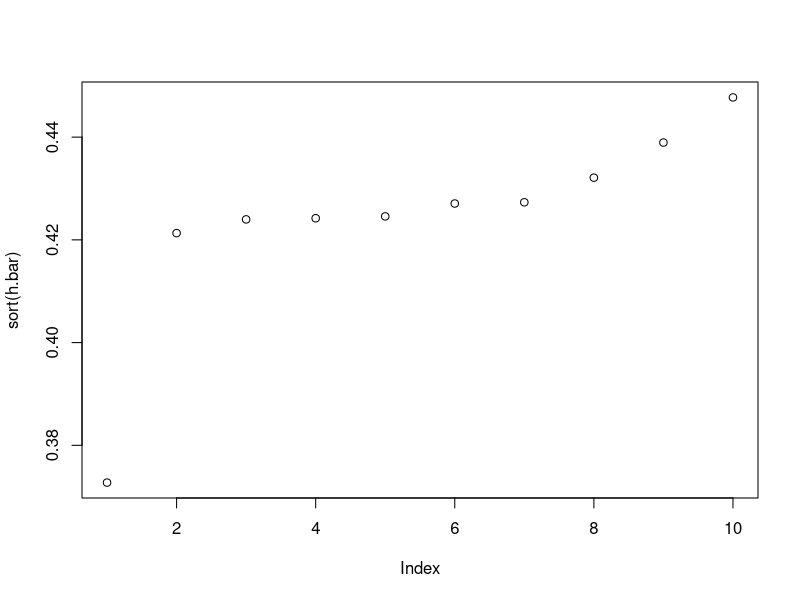
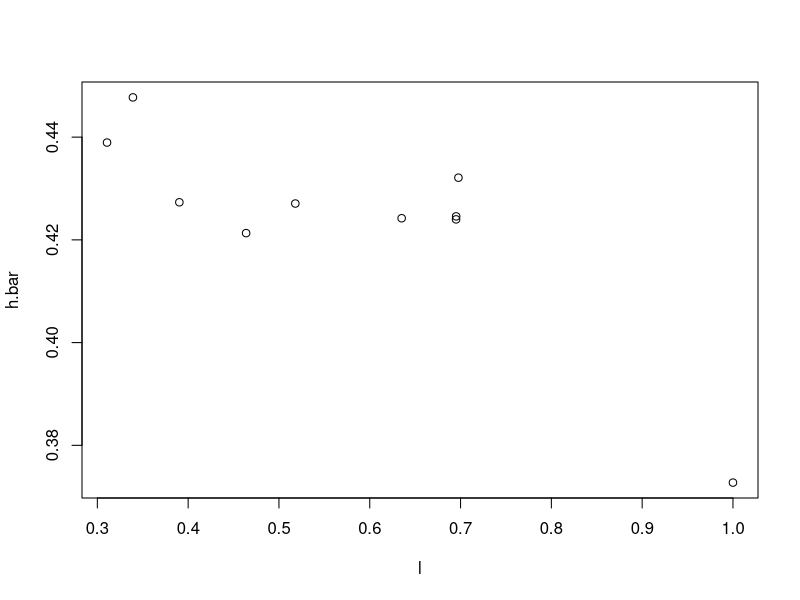
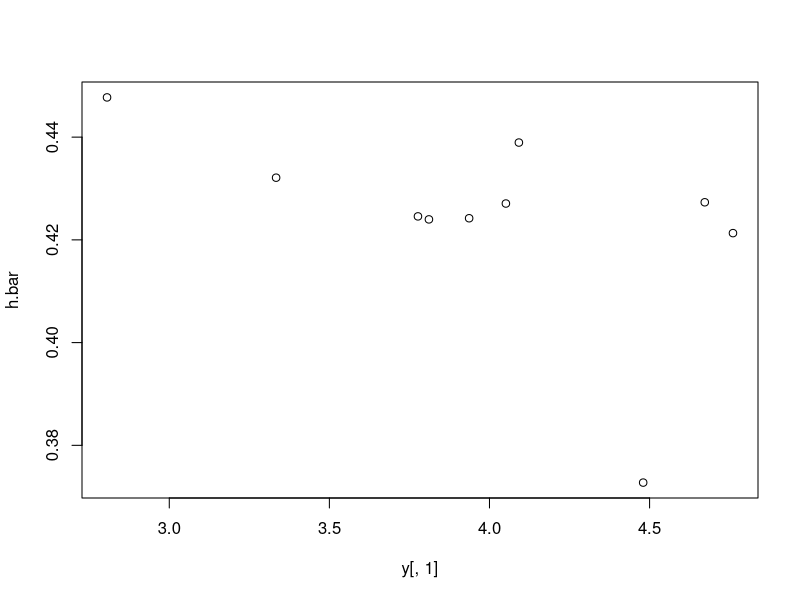
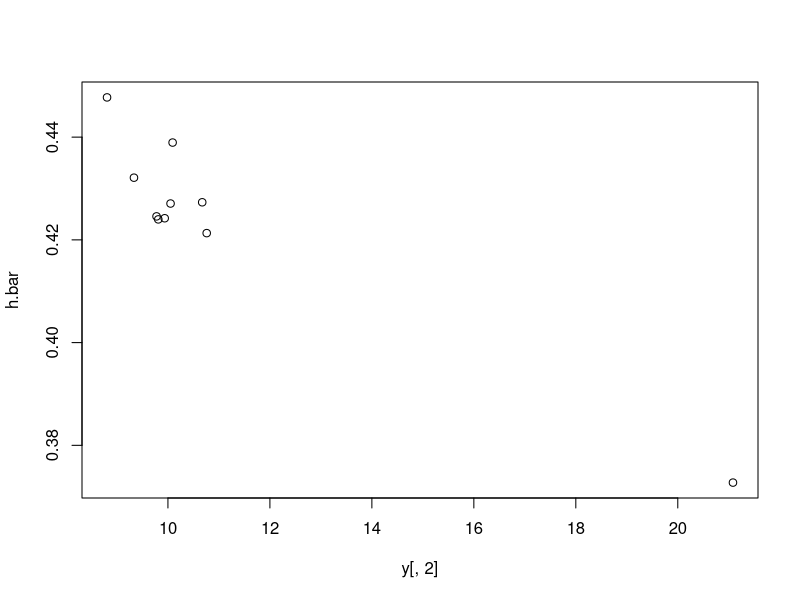
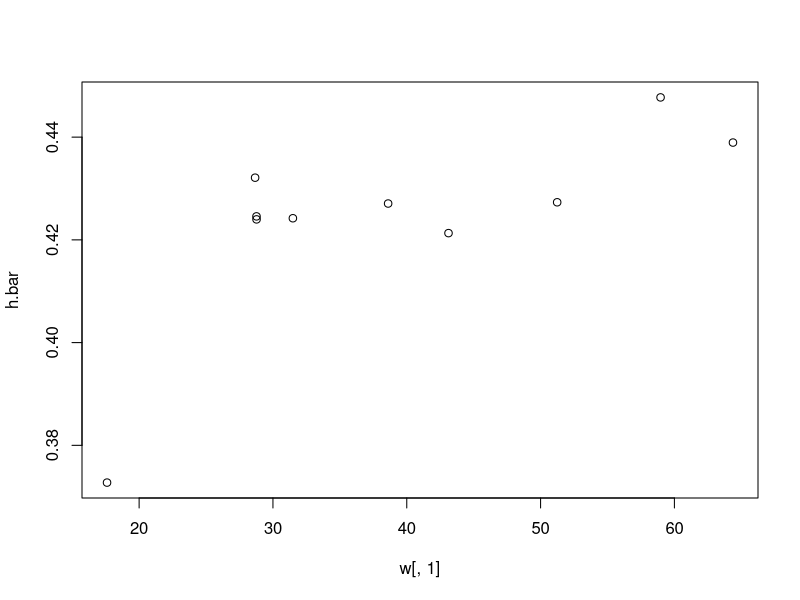
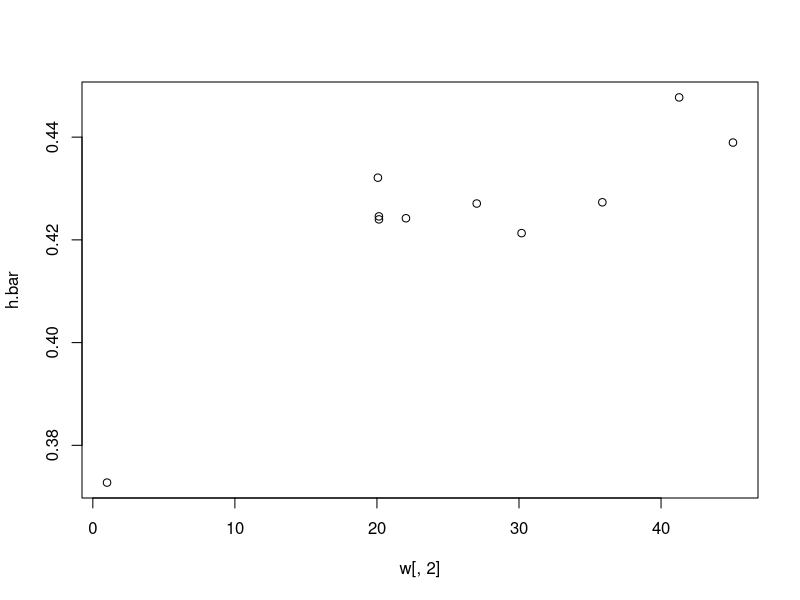

Write the R code that produced these figures, in order.
#Very simple
# 12 Feb, with correct(ing) (y,w)
n <- 10

# EAch indv has one kink in their budget constraint (including linear as a special case)
j <- round(rep(2, n) )
y <- matrix(NA, nrow=n, ncol=j[1])
w <- matrix(NA, nrow=n, ncol=j[1])
y[,1] <- pmax(0, rnorm(n, 4, .5))
w[,1] <- pmax(10, rnorm(n, 40, 20))
# kink is when labor tax kicks in
kink <- 20
tax.r <- .3
l <- pmin(1, kink/w[,1])
w[(l<1),2] <- w[(l<1),1]*(1-tax.r)
w[(l==1),2] <- 1
y[,2] <- l*(w[,1]-w[,2]) + y[,1]

cbind(y,w,l)


# V is the Cobb-douglas parameter (1-\alpha), drawn here from uniform
v.mean <- 0
v.sigm <- 1
v <- round(runif(n, 0, 1),1)

# # as mentioned above, pi is cobb-douglas. Allows pi.bar (mean over V), pi.inv and mu to be easily computed
pi <- function(y,w,v){ (v*(w+y)-y)/w }

pi.bar.fn <- function(y,w){  (1/2*(w+y)-y)/w   }
pi.inv.fn <- function(y,w,l) { (w*l+y)/(w+y)}
mu.fn <- function(y,w,l){ -1/2*(w*l+y)^2/(w*(w+y))}

# pi.bar <- pi.bar.fn(y[,2],w[,2])
# mu <- mu.fn(y,w,rep(l))

h.bar.fn <- function(y,w,l){ pi.bar.fn(y[,2],w[,2]) + mu.fn(y,w,rep(l))[,1] - mu.fn(y,w,rep(l))[,2]}
h.bar <- h.bar.fn(y,w,l)
plot(sort(h.bar))

# # here are some plots for interest
plot(l,h.bar)
plot(y[,1],h.bar)
plot(y[,2],h.bar)
plot(w[,1],h.bar)
plot(w[,2],h.bar)
# 
# 
# # Estimation
# h data is generated now
h <- pmax(.5, rnorm(n, .58, .1))
# # plot(sort(h-h.bar))
# # plot(sort(h))
# 
# # basis has just increasing powers, up to k
# k <- 2
# P <- matrix(NA, nrow=n, ncol= k*2)
# for (i in 1:k){
# P[,i] <- (y*w)[,2]^(i)
# P[,k+i] <- (l*(y[,1]*w[,1]-y[,2]*w[,2]))^(i)
# }
# 
# beta = ginv(t(P) %*% P) %*% t(P) %*% h
# 
# plot(sort(P %*% beta- h.bar))
# plot(sort(P %*% beta- h))
# 
# lines(sort((P %*% beta- h.bar)[h.bar>.51]))
# lines(sort((P %*% beta- h)[h.bar>.51]))
# 
# lines(sort((P %*% beta- h.bar)[h>.51]),col="blue")
# lines(sort((P %*% beta- h)[h>.51]), col="blue")
# # some observations: 
# # the estimation does better! if the basis is limited (see what happens when k = 8), why is this?
# # having a look at Table I and section 5.3, it sems like 'additional terms' are added v arbitrarily. Must read more on this
# # How to pick power functions? SHould we try non-uniformly increasing functions (like y^3*w^2) ?
# 
# 
